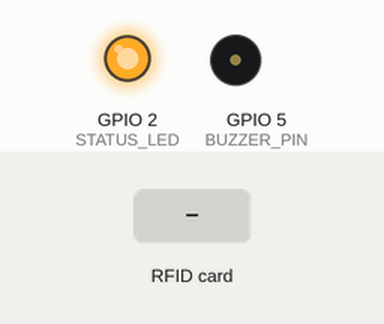
Recording of a sketch running on a simulated ESP8266 (NodeMCU). Parts: output pins drawn as LEDs (lit = HIGH), buzzer (waves = sounding, pin HIGH). The inputs (shaded band) are chosen by the test bench. WiFi joins after 1.5 s; servers stay silent unless stated; uploads are accepted with an empty reply; what the sketch prints to the serial monitor is not drawn.

Above: at 4.0 s.
4.1 s: RFID card 12 34 56 78 held to the reader
At 4.51 s:
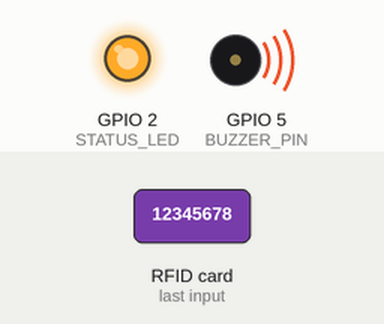
5.7 s: RFID card 5E 7A 19 C4 held to the reader
At 7.6 s:
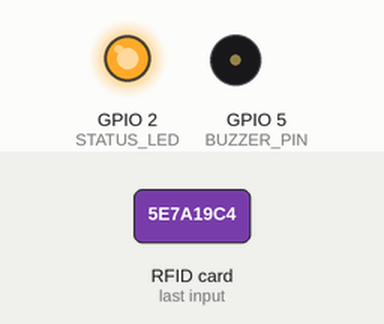
Timing chart, 0 to 9.1 s (numbered marks = the images above; inputs shaded):
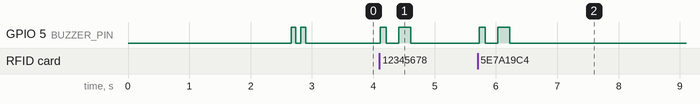

The sketch:

unixsport_esp8266_rfid.ino
```cpp
/**
 * UniXsport - ESP8266 (NodeMCU) Wi-Fi RFID Scanner Firmware
 * Hardware: NodeMCU ESP8266 + MFRC522 (RC522) RFID Reader
 *
 * Pin Connections (ESP8266 <--> RC522):
 * -------------------------------------
 * RC522 SDA (SS)   <-->  D8 (GPIO 15)
 * RC522 SCK        <-->  D5 (GPIO 14)
 * RC522 MOSI       <-->  D7 (GPIO 13)
 * RC522 MISO       <-->  D6 (GPIO 12)
 * RC522 IRQ        <-->  (Not connected)
 * RC522 GND        <-->  GND
 * RC522 RST        <-->  D3 (GPIO 0)
 * RC522 3.3V (VCC) <-->  3.3V (CAUTION: Do NOT connect to 5V!)
 *
 * Feedback Pins:
 * --------------
 * Buzzer (+)       <-->  D1 (GPIO 5)
 * LED Indicator    <-->  D4 (GPIO 2 - Built-in LED)
 */

#include <ESP8266WiFi.h>
#include <ESP8266HTTPClient.h>
#include <WiFiClient.h>
#include <SPI.h>
#include <MFRC522.h>

// ================= USER CONFIGURATION ================= //
const char* WIFI_SSID     = "abc";                // Wi-Fi Name / Hotspot
const char* WIFI_PASSWORD = "12345678";           // Wi-Fi Password

// Cloud Production API (Default - Works over any Wi-Fi / Hotspot)
const char* SERVER_URL    = "https://unixsport-api.onrender.com/api/rfid/scan";
const char* DEVICE_ID     = "STORE_GATE_01";
// ====================================================== //

#define SS_PIN    15  // D8
#define RST_PIN   0   // D3
#define BUZZER_PIN 5  // D1
#define STATUS_LED 2  // D4

MFRC522 rfid(SS_PIN, RST_PIN);
WiFiClient wifiClient;

String lastScannedUID = "";
unsigned long lastScanTime = 0;
const unsigned long SCAN_COOLDOWN_MS = 2500;

void setup() {
  Serial.begin(115200);
  delay(1000);
  Serial.println("\n\n==========================================");
  Serial.println("  UniXsport ESP8266 Wi-Fi RFID Scanner   ");
  Serial.println("==========================================");

  pinMode(BUZZER_PIN, OUTPUT);
  pinMode(STATUS_LED, OUTPUT);
  digitalWrite(BUZZER_PIN, LOW);
  digitalWrite(STATUS_LED, HIGH); // ESP8266 builtin LED is active LOW

  SPI.begin();
  rfid.PCD_Init();
  delay(100);
  Serial.println("RC522 Initialized.");

  connectWiFi();
}

void loop() {
  if (WiFi.status() != WL_CONNECTED) {
    connectWiFi();
  }

  if (!rfid.PICC_IsNewCardPresent()) {
    return;
  }

  if (!rfid.PICC_ReadCardSerial()) {
    return;
  }

  String uidString = "";
  for (byte i = 0; i < rfid.uid.size; i++) {
    if (rfid.uid.uidByte[i] < 0x10) uidString += "0";
    uidString += String(rfid.uid.uidByte[i], HEX);
  }
  uidString.toUpperCase();

  unsigned long now = millis();
  if (uidString == lastScannedUID && (now - lastScanTime < SCAN_COOLDOWN_MS)) {
    rfid.PICC_HaltA();
    rfid.PCD_StopCrypto1();
    return;
  }

  lastScannedUID = uidString;
  lastScanTime = now;

  Serial.print("\n[CARD DETECTED] UID: ");
  Serial.println(uidString);

  beep(1, 100);
  sendScanToServer(uidString);

  rfid.PICC_HaltA();
  rfid.PCD_StopCrypto1();
}

void connectWiFi() {
  Serial.print("Connecting to Wi-Fi: ");
  Serial.println(WIFI_SSID);

  WiFi.mode(WIFI_STA);
  WiFi.begin(WIFI_SSID, WIFI_PASSWORD);

  int attempts = 0;
  while (WiFi.status() != WL_CONNECTED && attempts < 30) {
    delay(500);
    Serial.print(".");
    attempts++;
  }

  if (WiFi.status() == WL_CONNECTED) {
    Serial.println("\n[Wi-Fi CONNECTED]");
    Serial.print("ESP8266 IP: ");
    Serial.println(WiFi.localIP());
    beep(2, 80);
  } else {
    Serial.println("\n[Wi-Fi FAILED]");
  }
}

void sendScanToServer(String cardUID) {
  if (WiFi.status() != WL_CONNECTED) return;

  HTTPClient http;
  bool isHttps = String(SERVER_URL).startsWith("https://");
  String jsonPayload = "{\"rfid_tag\":\"" + cardUID + "\",\"device_id\":\"" + String(DEVICE_ID) + "\"}";

  Serial.print("Sending POST to: ");
  Serial.println(SERVER_URL);

  int httpResponseCode = -1;
  if (isHttps) {
    WiFiClientSecure secureClient;
    secureClient.setInsecure();
    http.begin(secureClient, SERVER_URL);
    http.setTimeout(12000);
    http.addHeader("Content-Type", "application/json");
    httpResponseCode = http.POST(jsonPayload);
  } else {
    WiFiClient plainClient;
    http.begin(plainClient, SERVER_URL);
    http.setTimeout(8000);
    http.addHeader("Content-Type", "application/json");
    httpResponseCode = http.POST(jsonPayload);
  }

  if (httpResponseCode > 0) {
    String response = http.getString();
    Serial.print("HTTP Code: ");
    Serial.println(httpResponseCode);
    Serial.print("Response: ");
    Serial.println(response);

    if (httpResponseCode == 200) {
      beep(1, 200);
    } else {
      beep(2, 300);
    }
  } else {
    Serial.print("HTTP Error: ");
    Serial.println(httpResponseCode);
    beep(3, 150);
  }

  http.end();
}

void beep(int count, int durationMs) {
  for (int i = 0; i < count; i++) {
    digitalWrite(BUZZER_PIN, HIGH);
    delay(durationMs);
    digitalWrite(BUZZER_PIN, LOW);
    if (i < count - 1) delay(80);
  }
}
```

Measured:
- after the input at 4.1 s, GPIO 5 (BUZZER_PIN): LOW → HIGH at once, → LOW 0.10 s later, → HIGH 0.20 s later, → LOW 0.20 s later
- after the input at 5.7 s, GPIO 5 (BUZZER_PIN): LOW → HIGH at once, → LOW 0.10 s later, → HIGH 0.20 s later, → LOW 0.20 s later
